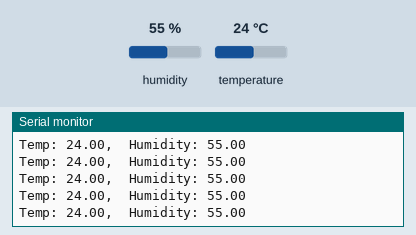
A sketch run on a simulated Arduino Uno, built with avr-gcc and run on an emulated ATmega328P. On the bench: the last lines printed to the serial monitor. The inputs (shaded band) are chosen by the test bench; at power-on: humidity 55 %, temperature 24 °C.

Above: at 2.8 s.
2.9 s: humidity set to 22 %
8.9 s: temperature set to 12 °C
At 10.0 s:
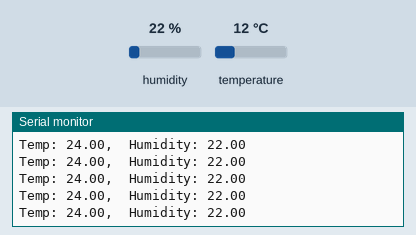
11.6 s: humidity set to 40 %
At 12.3 s:
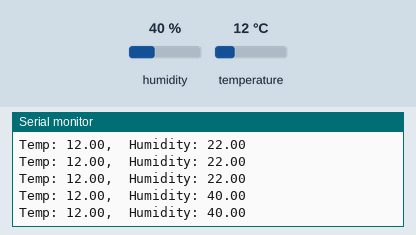
Timing chart, 0 to 14.6 s (numbered marks = the images above; inputs shaded):
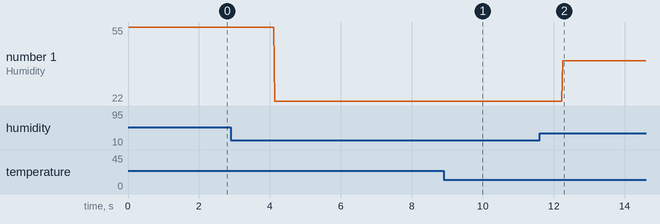

The sketch:

01_Basics.ino
```cpp
#include<DHT.h>

#define DHTPIN 2
#define DHTTYPE DHT11

DHT dht(DHTPIN, DHTTYPE);

void setup() {
  Serial.begin(9600);
  dht.begin();
}

void loop() {
  float temp = dht.readTemperature();
  float humidity = dht.readHumidity();

  if (isnan(temp) || isnan(humidity)) {
    Serial.println("Failed to read dat from the sensor!");
    return;
  }

  Serial.print("Temp: ");
  Serial.print(temp);
  Serial.print(",\t");
  Serial.print("Humidity: ");
  Serial.print(humidity);
  Serial.println();
}
```

Measured:
- after the input at 11.6 s, the serial monitor: prints a new line after 0.65 s (image 2)
- plotted number 1: 55 → 22 after the input at 2.9 s, 22 → 40 after the input at 11.6 s
